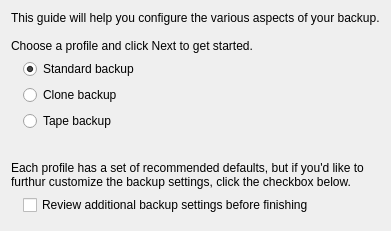
     <widget class="QWidget" name="welcomeTab">
      <attribute name="title">
       <string>Welcome</string>
      </attribute>
      <layout class="QVBoxLayout" name="verticalLayout_2">
       <item>
        <widget class="QLabel" name="label_2">
         <property name="text">
          <string>This guide will help you configure the various aspects of your backup.

Choose a profile and click Next to get started.</string>
         </property>
        </widget>
       </item>
       <item>
        <layout class="QGridLayout" name="gridLayout_2">
         <property name="leftMargin">
          <number>12</number>
         </property>
         <property name="bottomMargin">
          <number>24</number>
         </property>
         <item row="0" column="0">
          <widget class="QRadioButton" name="profileStandardBackupRadio">
           <property name="text">
            <string>Standard backup</string>
           </property>
           <property name="checked">
            <bool>true</bool>
           </property>
          </widget>
         </item>
         <item row="1" column="0">
          <widget class="QRadioButton" name="profileCloneRadio">
           <property name="text">
            <string>Clone backup</string>
           </property>
          </widget>
         </item>
         <item row="2" column="0">
          <widget class="QRadioButton" name="profileTapeRadio">
           <property name="text">
            <string>Tape backup</string>
           </property>
           <property name="checked">
            <bool>false</bool>
           </property>
          </widget>
         </item>
        </layout>
       </item>
       <item>
        <widget class="QLabel" name="label_13">
         <property name="text">
          <string>Each profile has a set of recommended defaults, but if you'd like to furthur customize the backup settings, click the checkbox below.</string>
         </property>
         <property name="wordWrap">
          <bool>true</bool>
         </property>
        </widget>
       </item>
       <item>
        <layout class="QVBoxLayout" name="verticalLayout_13">
         <property name="leftMargin">
          <number>12</number>
         </property>
         <item>
          <widget class="QCheckBox" name="advancedOptionsCheck">
           <property name="text">
            <string>Review additional backup settings before finishing</string>
           </property>
          </widget>
         </item>
        </layout>
       </item>
       <item>
        <spacer name="verticalSpacer_3">
         <property name="orientation">
          <enum>Qt::Vertical</enum>
         </property>
         <property name="sizeHint" stdset="0">
          <size>
           <width>20</width>
           <height>5</height>
          </size>
         </property>
        </spacer>
       </item>
      </layout>
     </widget>
